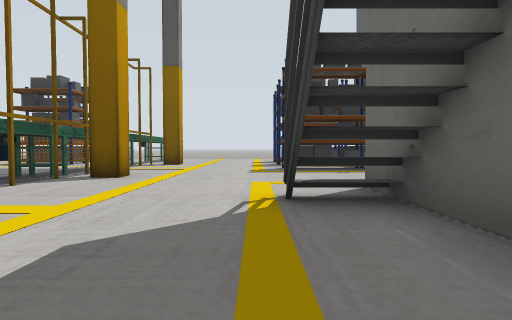
View 1 (above)

13 first-person views from a walk through a world built for the Gazebo simulator. The camera is 0.5 m above the floor, tilts 2° down and sees 75° across. Floor lines are 1 m apart. The floor is counted in squares, 1 m on a side. Each view is taken from the middle of a square. On the plan, view 1 faces up. The plan holds only what a view shows up to about 9 squares ahead; the rest is blank. The robots in the file are not drawn. Simple patterns stand in for the simulator's built-in surfaces. Simple shapes stand in for some stock models.

View 2
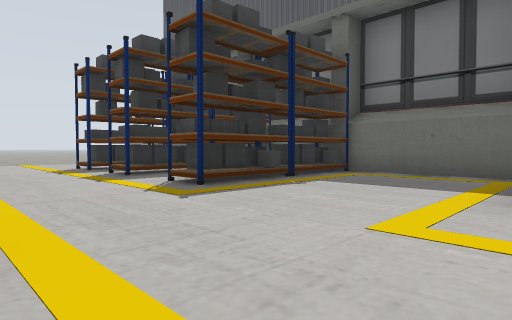

View 3
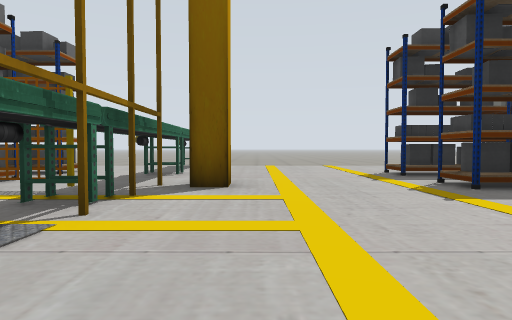

View 4
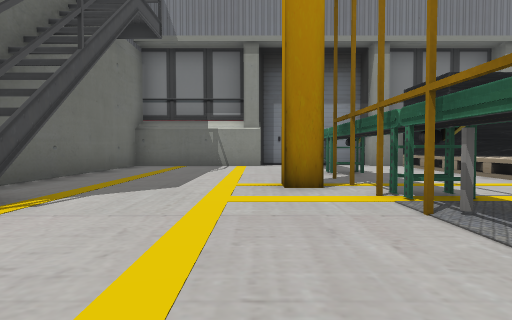

View 5
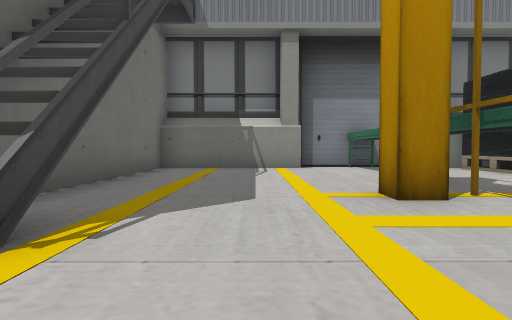

View 6
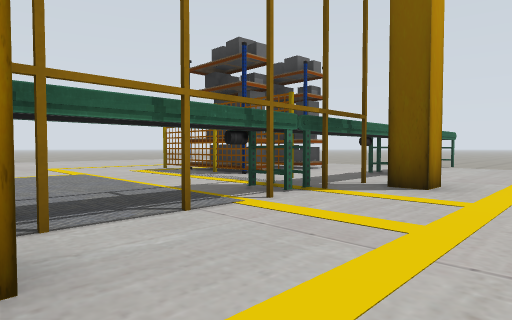

View 7
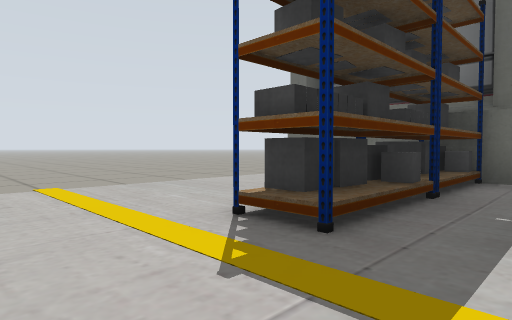

View 8
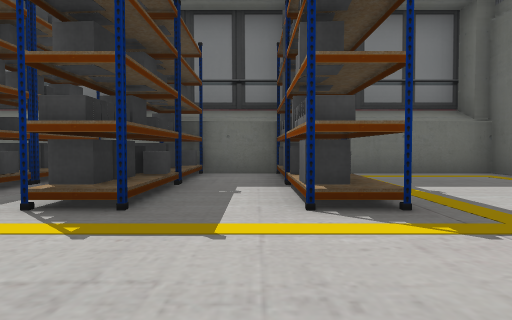

View 9
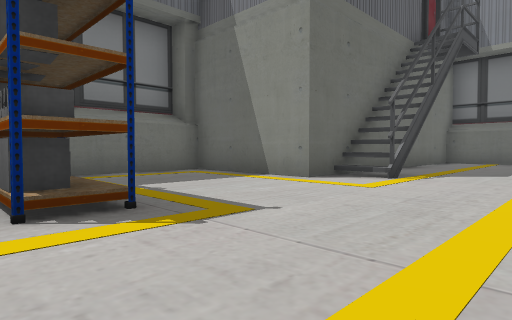

View 10
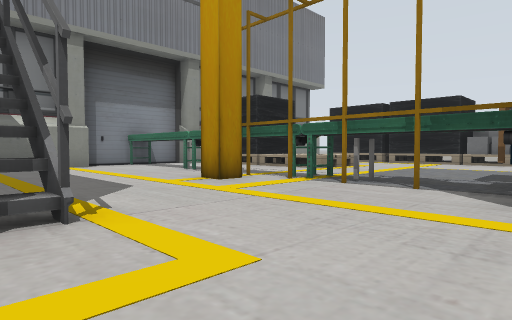

View 11
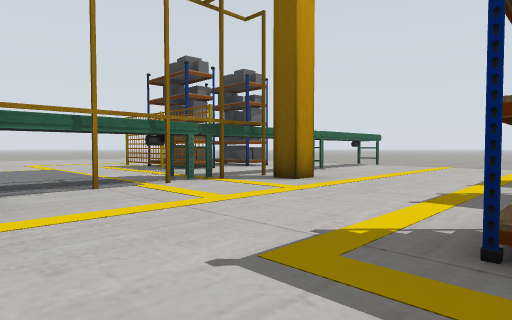

View 12
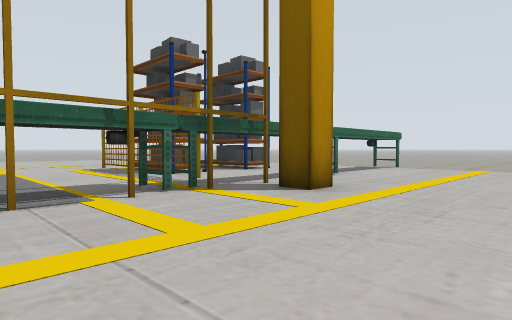

View 13
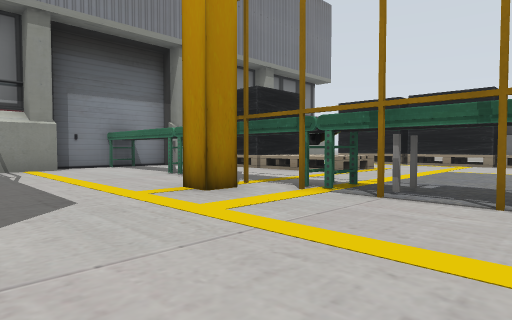

### Floor plan
Key: @ floor where view 1 was taken; # wall or solid block; . floor; = window, fence, low wall or low ledge; T thing the floor can be seen under or through; P yellow post; A table; O other object.
Columns run from 11 left of view 1 to 5 right of it. Each row starts with its distance up from view 1.
 17         ........
 16         ........
 15      ..#....... #
 14     ...T......  #
 13     ##.T....#####
 12     ...T....#####
 11   ..TT.TP...####
 10  ...TTTTP...#####
  9 .......TP.......#
  8 .......TP...#####
  7   .....TP.......#
  6      A OP.......#
  5   ...A TP.......#
  4 #......TP...#####
  3 #......TP...#
  2  ......TP...#
  1    =#=.TP...#
  0     #=.T...@#
 -1     #=.T....#
 -2     #=.T....#
 -3     ##.#.####
 -4      #####..#

Positions as (right, up) in squares from view 1, and headings:
1: (0, 0), facing up
2: (-2, 4), facing up-right
3: (-2, 6), facing up
4: (-2, 6), facing down
5: (-1, 5), facing down
6: (-1, 6), facing up-left
7: (-1, 11), facing up-right
8: (-2, 9), facing right
9: (-2, 9), facing down-right
10: (1, 6), facing down-left
11: (1, 6), facing up-left
12: (0, 7), facing up-left
13: (0, 5), facing down-left
